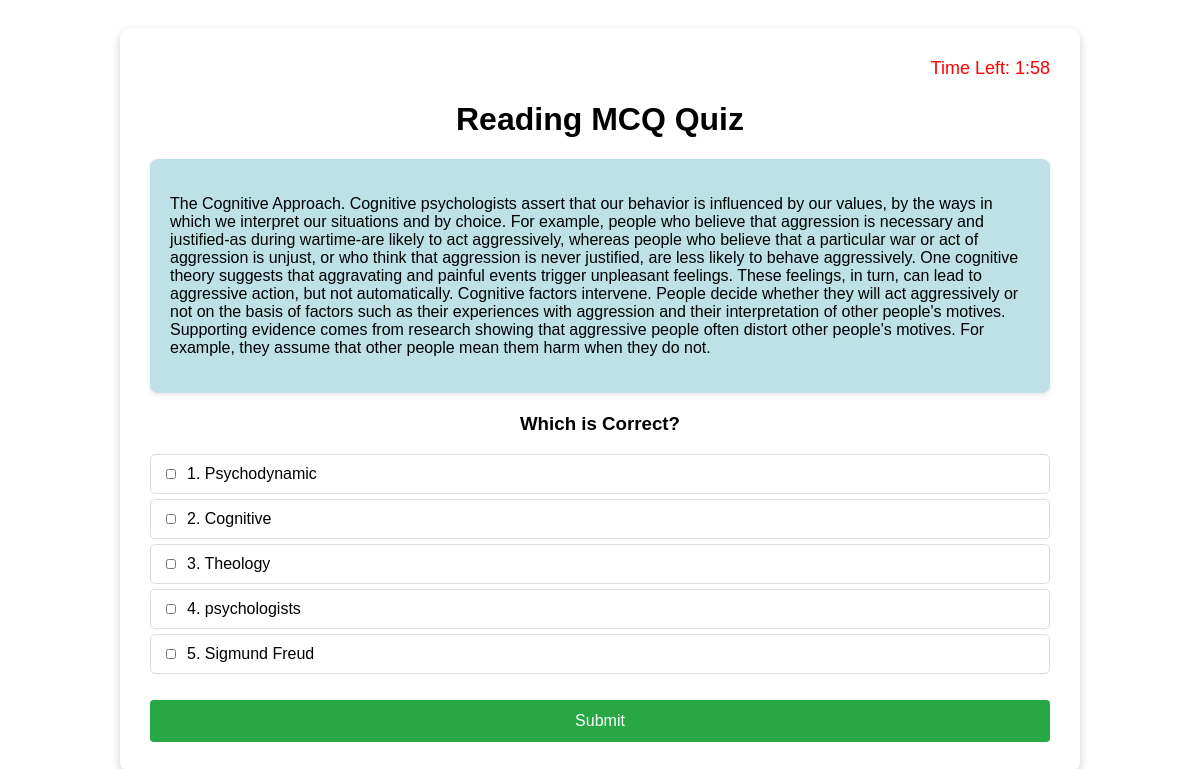
The app's page /aspirant/r_mcq_multiple_test/ (signed in) with its own data.
### Admin/models.py (models this page shows, shortened)
class ReadMCQMultiple(models.Model):
    passage = models.TextField()
    question = models.TextField()
    choice1 = models.CharField(max_length=255)
    choice2 = models.CharField(max_length=255)
    choice3 = models.CharField(max_length=255)
    choice4 = models.CharField(max_length=255)
    choice5 = models.CharField(max_length=255)
    answer1 = models.CharField(max_length=255)
    answer2 = models.CharField(max_length=255)
    answer3 = models.CharField(max_length=255, blank=True, null=True)

### aspirant/views.py (the view)
# urls.py: path('r_mcq_multiple_test/', r_mcq_multiple_test, name='r_mcq_multiple_test'),
def r_mcq_multiple_test(request):
    if 'MCQ_multiple' not in request.session:
        request.session['MCQ_multiple'] = 0
    if request.session['MCQ_multiple'] >= 3:
        messages.warning(request, "You have reached the maximum attempts.")
        return redirect('aspirant_test')
    questions = list(ReadMCQMultiple.objects.all())
    if not questions:
        messages.error(request, "No questions available.")
        return redirect('aspirant_test')
    attempted_questions = MCQMultipleSubmit.objects.filter(student=request.user).values_list('Summarize_question_id',
                                                                                             flat=True)
    available_questions = [q for q in questions if q.id not in attempted_questions]
    if not available_questions:
        messages.error(request, "New questions not available.")
        return redirect('aspirant_test')
    random_question = random.choice(available_questions)
    context = {
        "passage_id": random_question.id,
        "passage": random_question.passage,
        "question": random_question.question,
        "choices": [
            random_question.choice1,
            random_question.choice2,
            random_question.choice3,
            random_question.choice4,
            random_question.choice5
        ]
    }
    return render(request, "r_mcq_multiple_test.html", context)

### aspirant/templates/r_mcq_multiple_test.html (shortened to what this page needs)
<!DOCTYPE html>
<html lang="en">
<head>
</head>
<body>
    <div class="container">
        <div class="timer">Time Left: <span id="time">2:00</span></div>
        <h1>Reading MCQ Quiz</h1>
        <div class="passage">
            <p>{{ passage }}</p>
        </div>
        <h3 id="question">{{ question }}</h3>
        <form id="quizForm" method="POST" action="{% url 'submit_mcq' %}">
            <ul class="options">
                {% for choice in choices %}
                <li class="option-item" onclick="toggleSelection(this)">
                    <input type="checkbox" name="selected_choices" value="{{ choice }}">
                    <label>{{ forloop.counter }}. {{ choice }}</label>
                </li>
                {% endfor %}
            </ul>
            <button type="submit" class="submit-btn">Submit</button>
        </form>
    </div>
</body>
</html>

### aspirant/templates/r_mcq_multiple_test.html (style rules this page uses)
body { background: white; color: black; font-family: Arial, sans-serif; text-align: center; margin: 0; padding: 0; height: 100vh; display: flex; justify-content: center; align-items: center; }
.container { width: 90%; max-width: 900px; background: rgba(255, 255, 255, 0.2); padding: 30px; border-radius: 10px; box-shadow: 0 4px 8px rgba(0, 0, 0, 0.2); }
.timer { text-align: right; font-size: 18px; margin-bottom: 10px; color: red; }
.passage { background-color: #bde1e6; color: black; padding: 20px; border-radius: 8px; box-shadow: 0 2px 4px rgba(0,0,0,0.1); margin-bottom: 20px; text-align: left; text-size:10px; }
.options { list-style: none; padding: 0; text-align: left; }
.option-item { background-color: white; color: black; border: 1px solid #ddd; padding: 10px; margin: 5px 0; border-radius: 5px; display: flex; align-items: center; cursor: pointer; transition: background 0.3s ease; }
.option-item input { margin-right: 10px; width: 12px; height: 10px; }
.submit-btn { background-color: #28a745; color: white; border: none; padding: 12px 20px; border-radius: 4px; cursor: pointer; font-size: 16px; margin-top: 10px; width: 100%; }

### records on screen
ReadMCQMultiple: passage "The Cognitive Approach. Cognitive psychologists assert that our behavior is influenced by our values, by the ways in which we interpret our situations and by choice. For example, people who believe that aggression is necessary and justified-as during wartime-are likely to act aggressively, whereas people who believe that a particular war or act of aggression is unjust, or who think that aggression is never justified, are less likely to behave aggressively. One cognitive theory suggests that aggravating and painful events trigger unpleasant feelings. These feelings, in turn, can lead to aggressive action, but not automatically. Cognitive factors intervene. People decide whether they will act…", question "Which is Correct?", choices "Psychodynamic" "Cognitive" "Theology" "psychologists" "Sigmund Freud"
